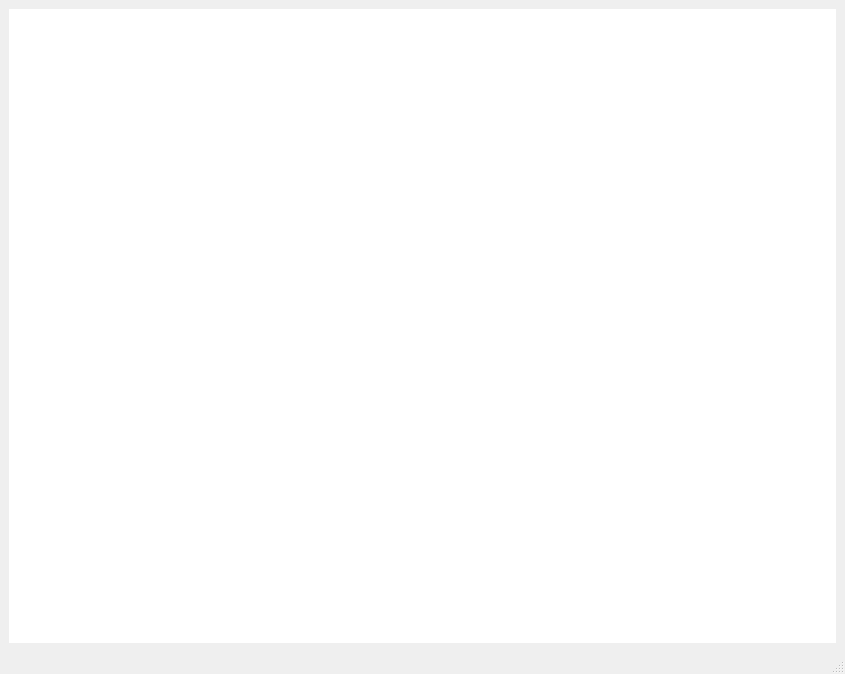
<?xml version="1.0" encoding="UTF-8"?>
<ui version="4.0">
 <class>debugview</class>
 <widget class="QMainWindow" name="debugview">
  <property name="geometry">
   <rect>
    <x>0</x>
    <y>0</y>
    <width>845</width>
    <height>674</height>
   </rect>
  </property>
  <property name="sizePolicy">
   <sizepolicy hsizetype="Preferred" vsizetype="Preferred">
    <horstretch>0</horstretch>
    <verstretch>0</verstretch>
   </sizepolicy>
  </property>
  <property name="windowTitle">
   <string>MainWindow</string>
  </property>
  <property name="animated">
   <bool>false</bool>
  </property>
  <property name="tabShape">
   <enum>QTabWidget::Rounded</enum>
  </property>
  <widget class="QWidget" name="centralwidget">
   <layout class="QVBoxLayout" name="verticalLayout">
    <item>
     <widget class="QTableView" name="tableView">
      <property name="palette">
       <palette>
        <active>
         <colorrole role="AlternateBase">
          <brush brushstyle="SolidPattern">
           <color alpha="255">
            <red>210</red>
            <green>230</green>
            <blue>255</blue>
           </color>
          </brush>
         </colorrole>
        </active>
        <inactive>
         <colorrole role="AlternateBase">
          <brush brushstyle="SolidPattern">
           <color alpha="255">
            <red>210</red>
            <green>230</green>
            <blue>255</blue>
           </color>
          </brush>
         </colorrole>
        </inactive>
        <disabled>
         <colorrole role="AlternateBase">
          <brush brushstyle="SolidPattern">
           <color alpha="255">
            <red>210</red>
            <green>230</green>
            <blue>255</blue>
           </color>
          </brush>
         </colorrole>
        </disabled>
       </palette>
      </property>
      <property name="font">
       <font>
        <family>Courier</family>
        <pointsize>10</pointsize>
       </font>
      </property>
      <property name="frameShape">
       <enum>QFrame::NoFrame</enum>
      </property>
      <property name="editTriggers">
       <set>QAbstractItemView::DoubleClicked</set>
      </property>
      <property name="alternatingRowColors">
       <bool>true</bool>
      </property>
      <property name="selectionBehavior">
       <enum>QAbstractItemView::SelectRows</enum>
      </property>
      <property name="showGrid">
       <bool>false</bool>
      </property>
      <property name="wordWrap">
       <bool>false</bool>
      </property>
     </widget>
    </item>
   </layout>
  </widget>
  <widget class="QStatusBar" name="statusbar"/>
 </widget>
 <resources/>
 <connections/>
</ui>
